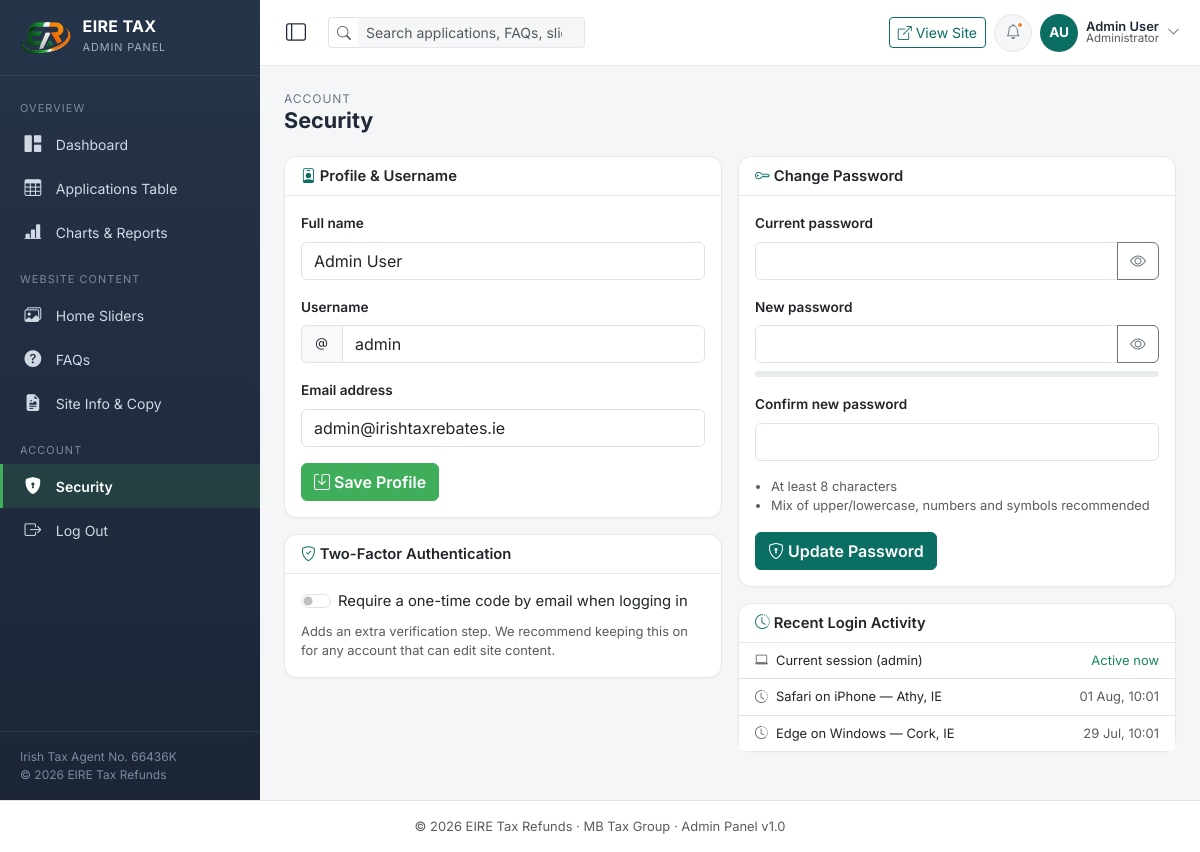
The app's page /admin/security.php (signed in) with its own data.
### tables this page shows
CREATE TABLE `users` (
  `id`            INT UNSIGNED AUTO_INCREMENT PRIMARY KEY,
  `username`      VARCHAR(60)  NOT NULL UNIQUE,
  `password_hash` VARCHAR(255) NOT NULL,
  `name`          VARCHAR(120) NOT NULL,
  `email`         VARCHAR(160) NOT NULL,
  `role`          VARCHAR(60)  NOT NULL DEFAULT 'Administrator',
  `two_factor`    TINYINT(1)   NOT NULL DEFAULT 0,
  `created_at`    TIMESTAMP    NOT NULL DEFAULT CURRENT_TIMESTAMP,
  `updated_at`    TIMESTAMP    NOT NULL DEFAULT CURRENT_TIMESTAMP ON UPDATE CURRENT_TIMESTAMP
);

### inc/db.php (called while the page is built, shortened)
<?php
function itr_db(): PDO
{
    static $pdo = null;
    if ($pdo === null) {
        $dsn = 'mysql:host=' . DB_HOST . ';dbname=' . DB_NAME . ';charset=' . DB_CHARSET;
        $pdo = new PDO($dsn, DB_USER, DB_PASS, [
            PDO::ATTR_ERRMODE            => PDO::ERRMODE_EXCEPTION,
            PDO::ATTR_DEFAULT_FETCH_MODE => PDO::FETCH_ASSOC,
            PDO::ATTR_EMULATE_PREPARES   => false,
        ]);
    }
    return $pdo;
}

### admin/includes/config.php (called while the page is built, shortened)
<?php
require '../inc/db.php';
function h($value): string
{
    return htmlspecialchars((string) $value, ENT_QUOTES, 'UTF-8');
}

### admin/security.php (the view, shortened to what this page needs)
<?php
require __DIR__ . '/includes/config.php';
$stmt = itr_db()->prepare('SELECT * FROM users WHERE id = :id LIMIT 1');
$stmt->execute(['id' => $_SESSION['admin']['id']]);
$currentUser = $stmt->fetch();
$loginActivity = itr_db()->prepare('SELECT * FROM login_activity WHERE user_id = :id ORDER BY created_at DESC LIMIT 5');
$loginActivity->execute(['id' => $currentUser['id']]);
$loginActivity = $loginActivity->fetchAll();
require __DIR__ . '/includes/header.php';
require __DIR__ . '/includes/sidebar.php';
?>
<div class="main-col">
  <?php require __DIR__ . '/includes/navbar.php'; ?>
  <div class="content-area">
    <div class="page-header">
      <div>
        <div class="breadcrumb-eyebrow">Account</div>
        <h1>Security</h1>
      </div>
    </div>
    <div class="row g-3">
      <div class="col-lg-6">
        <div class="card mb-3">
          <div class="card-header"><i class="bi bi-person-badge me-1 text-teal"></i>Profile &amp; Username</div>
          <div class="card-body">
            <form method="post">
              <div class="mb-3">
                <label class="form-label">Full name</label>
                <input type="text" name="name" class="form-control" value="<?= h($currentUser['name']) ?>" required>
              </div>
              <div class="mb-3">
                <label class="form-label">Username</label>
                <div class="input-group">
                  <span class="input-group-text"><i class="bi bi-at"></i></span>
                  <input type="text" name="username" class="form-control" value="<?= h($currentUser['username']) ?>" required>
                </div>
              </div>
              <div class="mb-3">
                <label class="form-label">Email address</label>
                <input type="email" name="email" class="form-control" value="<?= h($currentUser['email']) ?>" required>
              </div>
              <button type="submit" class="btn btn-brand"><i class="bi bi-save me-1"></i>Save Profile</button>
            </form>
          </div>
        </div>
        <div class="card">
          <div class="card-header"><i class="bi bi-shield-check me-1 text-teal"></i>Two-Factor Authentication</div>
          <div class="card-body">
            <form method="post">
              <div class="form-check form-switch mb-2">
                <input class="form-check-input" type="checkbox" role="switch" id="twoFactorSwitch" name="two_factor" onchange="this.form.requestSubmit()" <?= !empty($currentUser['two_factor']) ? 'checked' : '' ?>>
                <label class="form-check-label" for="twoFactorSwitch">Require a one-time code by email when logging in</label>
              </div>
              <p class="text-muted small mb-0">Adds an extra verification step. We recommend keeping this on for any account that can edit site content.</p>
            </form>
          </div>
        </div>
      </div>
      <div class="col-lg-6">
        <div class="card mb-3">
          <div class="card-header"><i class="bi bi-key me-1 text-teal"></i>Change Password</div>
          <div class="card-body">
            <form method="post">
              <div class="mb-3">
                <label class="form-label">Current password</label>
                <div class="input-group">
                  <input type="password" name="current_password" id="current_password" class="form-control" required>
                  <button class="btn btn-outline-secondary" type="button" data-toggle-password="current_password"><i class="bi bi-eye"></i></button>
                </div>
              </div>
              <div class="mb-2">
                <label class="form-label">New password</label>
                <div class="input-group">
                  <input type="password" name="new_password" id="new_password" class="form-control" required minlength="8">
                  <button class="btn btn-outline-secondary" type="button" data-toggle-password="new_password"><i class="bi bi-eye"></i></button>
                </div>
              </div>
              <div class="mb-3">
                <div class="progress" style="height:6px;">
                </div>
              </div>
              <div class="mb-3">
                <label class="form-label">Confirm new password</label>
                <input type="password" name="confirm_password" class="form-control" required minlength="8">
              </div>
              <ul class="text-muted small mb-3 ps-3">
                <li>At least 8 characters</li>
                <li>Mix of upper/lowercase, numbers and symbols recommended</li>
              </ul>
              <button type="submit" class="btn btn-teal"><i class="bi bi-shield-lock me-1"></i>Update Password</button>
            </form>
          </div>
        </div>
        <div class="card">
          <div class="card-header"><i class="bi bi-clock-history me-1 text-teal"></i>Recent Login Activity</div>
          <ul class="list-group list-group-flush">
            <li class="list-group-item d-flex justify-content-between align-items-center small">
              <span><i class="bi bi-laptop me-2 text-muted"></i>Current session (<?= h($currentUser['username']) ?>)</span>
              <span class="text-success">Active now</span>
            </li>
            <?php foreach ($loginActivity as $log): ?>
            <li class="list-group-item d-flex justify-content-between align-items-center small">
              <span><i class="bi bi-clock-history me-2 text-muted"></i><?= h($log['device']) ?> — <?= h($log['location']) ?></span>
              <span class="text-muted"><?= date('d M, H:i', strtotime($log['created_at'])) ?></span>
            </li>
            <?php endforeach; ?>
          </ul>
        </div>
      </div>
    </div>
  </div>
</div>
<?php require __DIR__ . '/includes/footer.php'; ?>

### admin/includes/navbar.php (shortened to what this page needs)
<?php
$currentAdmin = $_SESSION['admin'] ?? ['name' => 'Admin', 'email' => '', 'role' => 'Administrator'];
$initials = '';
foreach (explode(' ', trim($currentAdmin['name'])) as $part) { $initials .= strtoupper(substr($part, 0, 1)); }
$initials = substr($initials, 0, 2) ?: 'A';
?>
<header class="topbar">
  <div class="d-flex align-items-center gap-2">
    <button class="btn-toggle d-none d-lg-inline-flex" id="sidebarCollapseBtn" title="Toggle sidebar">
      <i class="bi bi-layout-sidebar"></i>
    </button>
    <div class="search-box d-none d-md-block ms-2">
      <div class="input-group input-group-sm">
        <span class="input-group-text bg-transparent border-end-0"><i class="bi bi-search text-muted"></i></span>
        <input type="search" class="form-control border-start-0" placeholder="Search applications, FAQs, sliders…">
      </div>
    </div>
  </div>
  <div class="d-flex align-items-center gap-2">
    <a href="https://eiretaxrefund.com" class="btn btn-sm btn-outline-teal d-none d-md-inline-flex align-items-center gap-1" target="_blank">
      <i class="bi bi-box-arrow-up-right"></i> View Site
    </a>
    <div class="icon-btn" title="Notifications" data-bs-toggle="dropdown" role="button">
      <i class="bi bi-bell"></i>
      <span class="dot"></span>
    </div>
    <div class="dropdown">
      <div class="d-flex align-items-center gap-2" role="button" data-bs-toggle="dropdown">
        <div class="avatar-circle"><?= h($initials) ?></div>
        <div class="d-none d-md-block lh-1">
          <div class="fw-semibold small"><?= h($currentAdmin['name']) ?></div>
          <div class="text-muted" style="font-size:.72rem;"><?= h($currentAdmin['role']) ?></div>
        </div>
        <i class="bi bi-chevron-down small text-muted d-none d-md-block"></i>
      </div>
    </div>
  </div>
</header>

### admin/assets/css/style.css (style rules this page uses)
:root { --etr-teal: #0b6e63; --etr-teal-dark: #084f47; --etr-teal-light: #e6f2f0; --etr-green: #3fae5b; --etr-green-dark: #338f4a; --etr-orange: #f4821f; --etr-navy: #263449; --etr-navy-dark: #1b2536; --etr-ink: #1f2937; --etr-muted: #6b7686; --etr-bg: #f4f6f7; --etr-border: #e4e8eb; --sidebar-width: 260px; --sidebar-width-collapsed: 78px; --topbar-height: 66px; }
body { background: var(--etr-bg); color: var(--etr-ink); font-family: "Inter", "Segoe UI", system-ui, -apple-system, sans-serif; font-size: 0.925rem; }
a { color: var(--etr-teal); }
.main-col { flex: 1; min-width: 0; display: flex; flex-direction: column; }
.topbar { height: var(--topbar-height); background: #fff; border-bottom: 1px solid var(--etr-border); display: flex; align-items: center; justify-content: space-between; padding: 0 1.25rem; position: sticky; top: 0; z-index: 1020; }
.topbar .btn-toggle { border: none; background: transparent; font-size: 1.25rem; color: var(--etr-ink); }
.topbar .search-box { max-width: 320px; }
.topbar .search-box .form-control { background: var(--etr-bg); border: 1px solid var(--etr-border); }
.topbar .icon-btn { width: 38px; height: 38px; border-radius: 50%; display: inline-flex; align-items: center; justify-content: center; color: var(--etr-muted); background: var(--etr-bg); border: 1px solid var(--etr-border); position: relative; }
.topbar .icon-btn .dot { position: absolute; top: 6px; right: 7px; width: 8px; height: 8px; border-radius: 50%; background: var(--etr-orange); border: 2px solid #fff; }
.avatar-circle { width: 38px; height: 38px; border-radius: 50%; background: var(--etr-teal); color: #fff; display: inline-flex; align-items: center; justify-content: center; font-weight: 700; font-size: .85rem; }
.content-area { padding: 1.5rem; flex: 1; }
.page-header { display: flex; align-items: center; justify-content: space-between; flex-wrap: wrap; gap: .75rem; margin-bottom: 1.25rem; }
.page-header h1 { font-size: 1.35rem; font-weight: 700; margin-bottom: .15rem; }
.breadcrumb-eyebrow { font-size: .75rem; text-transform: uppercase; letter-spacing: .08em; color: var(--etr-muted); }
.card { border: 1px solid var(--etr-border); border-radius: .8rem; box-shadow: 0 1px 2px rgba(16,24,40,.03); }
.card-header { background: #fff; border-bottom: 1px solid var(--etr-border); font-weight: 600; border-radius: .8rem .8rem 0 0 !important; }
.btn-brand { background: var(--etr-green); border-color: var(--etr-green); color: #fff; font-weight: 600; }
.btn-teal { background: var(--etr-teal); border-color: var(--etr-teal); color: #fff; font-weight: 600; }
.btn-outline-teal { color: var(--etr-teal); border-color: var(--etr-teal); }
.form-label { font-weight: 600; font-size: .85rem; }
.text-teal { color: var(--etr-teal) !important; }

### records on screen
users: name "Admin User", role "Administrator", username "admin", email "admin@irishtaxrebates.ie"

### other values on screen
$initials "AU"
$log['device'] "Safari on iPhone"
$log['location'] "Athy, IE"
date('d M, H:i', strtotime($log['created_at'])) "01 Aug, 10:01"
$log['device'] "Edge on Windows"
$log['location'] "Cork, IE"
date('d M, H:i', strtotime($log['created_at'])) "29 Jul, 10:01"
